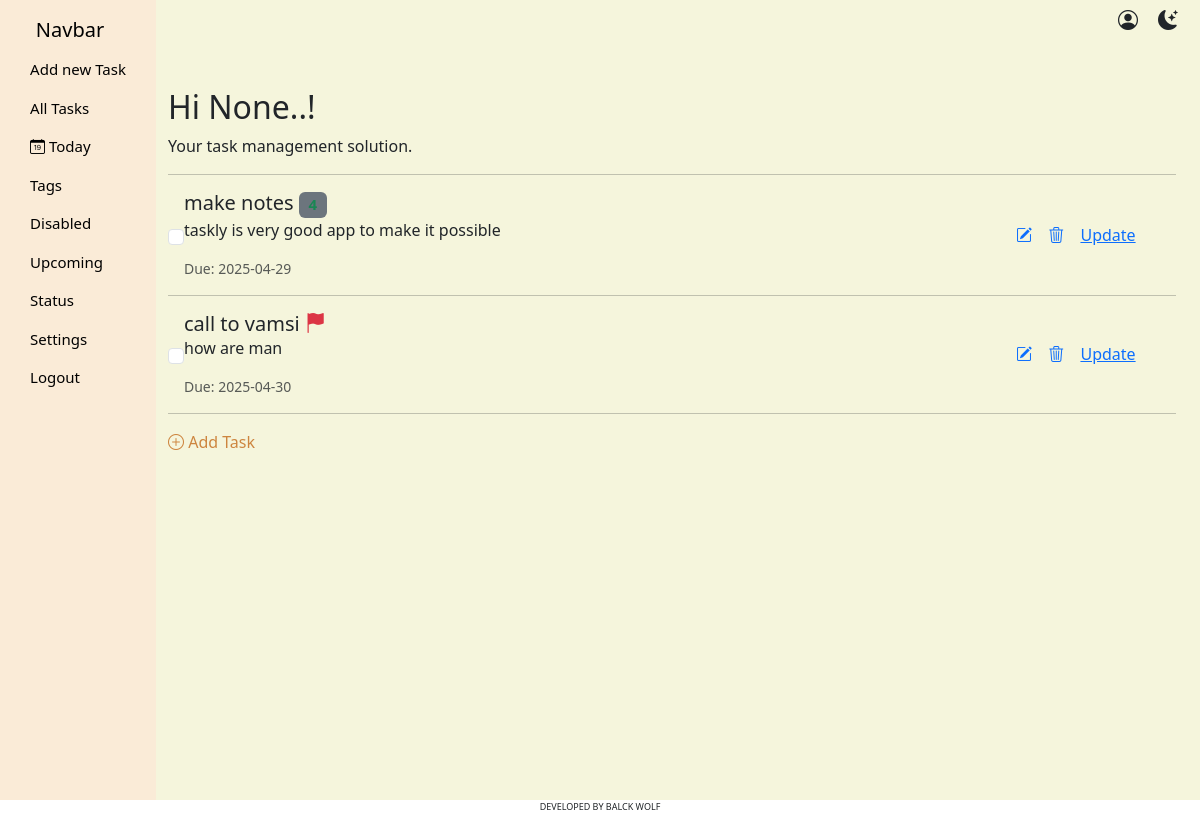
The app's page /base/ with its own data.
### base/models.py (models this page shows)
class task(models.Model):
    title = models.CharField(max_length=255)
    description = models.TextField()
    user = models.ForeignKey(User, on_delete=models.CASCADE)
    created_at = models.DateTimeField(auto_now_add=True)
    updated_on = models.DateTimeField(default=datetime.now)
    due_date = models.DateField(default=datetime.now)
    priority = models.CharField(
        max_length=20, choices=priority_choices, default='normal')
    status = models.CharField(
        max_length=20, choices=status_choices, default='in_progress')

### base/views.py (the view)
# urls.py: path('', views.index, name='index'),
def index(request):
    data = task.objects.all()
    serialize = SampleSerializer(data, many=True)
    username = request.session.get('username')
    task_create = task_creation_form()
    return render(request, 'base/index.html', {'title': 'Dashboard', 'tasks': serialize.data, 'username': username, "task_create": task_create})

### base/forms.py
class task_creation_form(forms.ModelForm):
    class Meta:
        model = task
        fields = '__all__'

### base/templates/base/index.html (shortened to what this page needs)
{% extends 'base/base.html' %}
{% block dashboard %}
    <div class="container mt-5">
        <h2 class="">Hi {{username}}..! </h2>
        <p class="">Your task management solution.</p>
        <hr>
        {% for task in tasks %}
            <div class="taskCard mb-3">
                <input type="checkbox" class="form-check-input" name="status" id="">
                <div class="tsci">
                    <div class="">
                        <h5 class="card-title">{{ task.title }}
                            {% if task.status == 'completed' %}
                                <span class="badge text-bg-secondary text-success">4</span>
                            {% else %}
                               <i class="bi bi-flag-fill text-danger"></i>
                            {% endif %}</h5>
                        <p class="card-text">{{ task.description }}</p>
                        <p class="card-text"><small class="text-muted">Due: {{ task.due_date }}</small></p>
                    </div>
                   <div>
                    <a href="{% url 'task_detail' task.id %}" ><i class="bi bi-pencil-square"></i></a>
                    <a href="{% url 'delete_task' task.id %}" > <i class="bi bi-trash3"></i></a>
                    <a href="#" onclick="openUpdateModal({{task.id}})">Update</a>
                   </div>
                </div>
            </div>
            <hr>
        {% endfor %}
<a href="" class='link_btn' data-bs-toggle="modal" data-bs-target="#exampleModal">
    <i class="bi bi-plus-circle"></i> Add Task
  </a>
  <div style="height: 10vh;">&nbsp;</div>
        {% include 'base/create_task_form.html' %}
    </div>
{% endblock %}

### base/static/style.css (style rules this page uses)
.tsci { width: 95%; display: flex; justify-content: space-between; align-items: center; }
.taskCard { display: flex; align-items: center; }
.tsci a { padding: 0px 6px; }
.link_btn { text-decoration: none; color: peru; }

### records on screen
task: title "make notes", description "taskly is very good app to make it possible"
task: title "call to vamsi", description "how are man"

### other values on screen
{{ username }} "None"
{{ task.due_date }} "2025-04-29" "2025-04-30"
